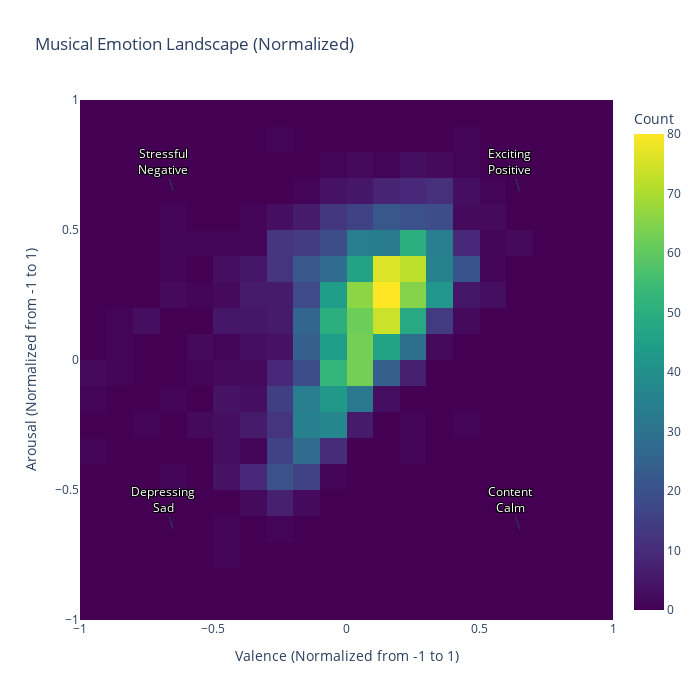

Notebook code cell kept with this figure:
### Markdown cell above
## Emotion Analysis

Visualize the emotional characteristics of the music collection.

### Code cell
# Normalize the valence and arousal values from [1,9] to [-1,1]
df["valence_normalized"] = (df["valence"] - 5) / 4.0
df["arousal_normalized"] = (df["arousal"] - 5) / 4.0

# Plot the normalized values
fig = go.Figure(
    go.Histogram2d(
        x=df["valence_normalized"],
        y=df["arousal_normalized"],
        colorscale="Viridis",
        xbins=dict(start=-1, end=1, size=0.1),  # Define x-axis bins
        ybins=dict(start=-1, end=1, size=0.1),  # Define y-axis bins
        colorbar=dict(title="Count"),  # Add colorbar title
    )
)
annotations = [
    dict(
        x=0.65,
        y=0.65,
        text="<span style='text-shadow: -1px -1px 0px black, 1px -1px 0px black, -1px 1px 0px black, 1px 1px 0px black;'>Exciting<br>Positive</span>",
        font=dict(color="white"),
    ),
    dict(
        x=-0.65,
        y=0.65,
        text="<span style='text-shadow: -1px -1px 0px black, 1px -1px 0px black, -1px 1px 0px black, 1px 1px 0px black;'>Stressful<br>Negative</span>",
        font=dict(color="white"),
    ),
    dict(
        x=0.65,
        y=-0.65,
        text="<span style='text-shadow: -1px -1px 0px black, 1px -1px 0px black, -1px 1px 0px black, 1px 1px 0px black;'>Content<br>Calm</span>",
        font=dict(color="white"),
    ),
    dict(
        x=-0.65,
        y=-0.65,
        text="<span style='text-shadow: -1px -1px 0px black, 1px -1px 0px black, -1px 1px 0px black, 1px 1px 0px black;'>Depressing<br>Sad</span>",
        font=dict(color="white"),
    ),
]

fig.update_layout(
    title="Musical Emotion Landscape (Normalized)",
    xaxis_title="Valence (Normalized from -1 to 1)",
    yaxis_title="Arousal (Normalized from -1 to 1)",
    xaxis=dict(range=[-1, 1]),
    yaxis=dict(range=[-1, 1]),
    annotations=annotations,
    height=700,
    width=700,
)

fig.show()

### Figure 1 — Plotly figure (JSON) as saved in the notebook; plotly's stock layout.template omitted (floating-point values rounded to 4 significant figures; data arrays with more than 128 entries replaced by an {"elided": "..."} marker saying what was removed)
{"data": [{"colorbar": {"title": {"text": "Count"}}, "colorscale": [[0, "#440154"], [0.1111, "#482878"], [0.2222, "#3e4989"], [0.3333, "#31688e"], [0.4444, "#26828e"], [0.5556, "#1f9e89"], [0.6667, "#35b779"], [0.7778, "#6ece58"], [0.8889, "#b5de2b"], [1, "#fde725"]], "type": "histogram2d", "x": {"elided": "2100 float values"}, "xbins": {"end": 1, "size": 0.1, "start": -1}, "y": {"elided": "2100 float values"}, "ybins": {"end": 1, "size": 0.1, "start": -1}}], "layout": {"annotations": [{"font": {"color": "white"}, "text": "<span style='text-shadow: -1px -1px 0px black, 1px -1px 0px black, -1px 1px 0px black, 1px 1px 0px black;'>Exciting<br>Positive</span>", "x": 0.65, "y": 0.65}, {"font": {"color": "white"}, "text": "<span style='text-shadow: -1px -1px 0px black, 1px -1px 0px black, -1px 1px 0px black, 1px 1px 0px black;'>Stressful<br>Negative</span>", "x": -0.65, "y": 0.65}, {"font": {"color": "white"}, "text": "<span style='text-shadow: -1px -1px 0px black, 1px -1px 0px black, -1px 1px 0px black, 1px 1px 0px black;'>Content<br>Calm</span>", "x": 0.65, "y": -0.65}, {"font": {"color": "white"}, "text": "<span style='text-shadow: -1px -1px 0px black, 1px -1px 0px black, -1px 1px 0px black, 1px 1px 0px black;'>Depressing<br>Sad</span>", "x": -0.65, "y": -0.65}], "height": 700, "title": {"text": "Musical Emotion Landscape (Normalized)"}, "width": 700, "xaxis": {"range": [-1, 1], "title": {"text": "Valence (Normalized from -1 to 1)"}}, "yaxis": {"range": [-1, 1], "title": {"text": "Arousal (Normalized from -1 to 1)"}}}}
